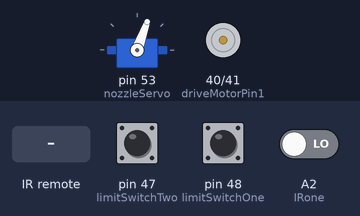
The sketch below on a simulated Arduino Mega 2560, built with avr-gcc and run on an emulated ATmega2560. Shown: servo, motor-driver pin pairs drawn as motors (green arrow = first pin HIGH = forward, orange = second pin HIGH = backward, longer = more drive, scaled by the enable pin). The inputs (shaded band) are chosen by the test bench; at power-on: pin 47 (limitSwitchTwo) LOW, pin 48 (limitSwitchOne) HIGH, A2 (IRone) LOW. The ROS host is connected and sends only what is stated.

Above: at 2.7 s.
2.8 s: infrared code 0x45 received
At 5.4 s:
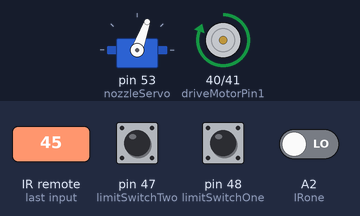
6.0 s: pin 47 (limitSwitchTwo) pulled HIGH for 1.15 s
At 7.3 s:
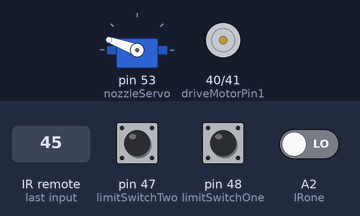
11.1 s: infrared code 0x46 received
At 14.6 s:
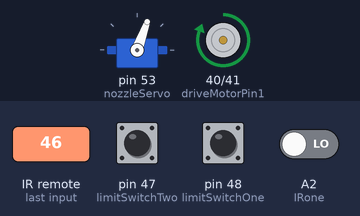
15.0 s: pin 47 (limitSwitchTwo) pulled HIGH for 3.2 s
At 16.5 s:
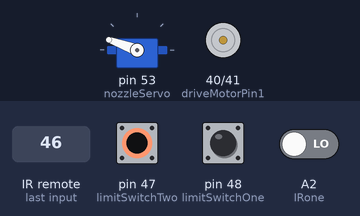
Timing chart, 0 to 22.5 s (numbered marks = the images above; inputs shaded):
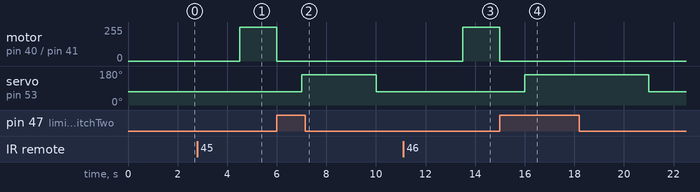

Measured:
- after the input at 2.8 s, motor on pin 40 (driveMotorPin1) / pin 41 (driveMotorPin2): stopped → forward 255/255 after 1.7 s
- after the input at 6.0 s, motor on pin 40 (driveMotorPin1) / pin 41 (driveMotorPin2): forward 255/255 → stopped at once; servo on pin 53 (nozzleServo): 70° → 160° after 1.0 s, → 70° 3.0 s later
- after the input at 11.1 s, motor on pin 40 (driveMotorPin1) / pin 41 (driveMotorPin2): stopped → forward 255/255 after 2.4 s
- after the input at 15.0 s, motor on pin 40 (driveMotorPin1) / pin 41 (driveMotorPin2): forward 255/255 → stopped at once; servo on pin 53 (nozzleServo): 70° → 160° after 1.0 s, → 70° 5.0 s later

The sketch:

ROSserialDrinkDispenser.ino
```cpp
// Cathal Mullen

#include <Servo.h>
#include <IRremote.h>

#include <ros.h>
#include <std_msgs/String.h>

// Global!!! oops
ros::NodeHandle nh;
std_msgs::String str_msg;
ros::Publisher chatter("chatter", &str_msg);

const int IRone = A2;
int IRoneState;

bool writeOut = true;

Servo nozzleServo;
const int nozzleOpen = 70;
const int nozzleClosed = 160;
const int nozzleDelay = 500;

const int pump2Pin1 = 32;
const int pump2Pin2 = 33;
const int pump2Enable = 7;

const int pump1Pin1 = 30;
const int pump1Pin2 = 31;
const int pump1Enable = 6;

int pourSize = 2000;

const int limitSwitchOne = 48;
int limitSwitchOneState;
const int limitSwitchTwo = 47;
int limitSwitchTwoState;

const int driveMotorPin1 = 40;
const int driveMotorPin2 = 41;
const int driveMotorEnable = 5;

void Up(){
  if(writeOut){
    nh.loginfo("Start Up");
  }
  limitSwitchOneState = digitalRead(limitSwitchOne);
  while (limitSwitchOneState != HIGH) {
    digitalWrite(driveMotorPin1, LOW);
    digitalWrite(driveMotorPin2, HIGH);
    limitSwitchOneState = digitalRead(limitSwitchOne);
  }
  motorOff();
  delay(1000);
  if(writeOut){
    nh.loginfo("End UP");
  }
}

void CleanPump(){
  digitalWrite(pump2Pin2, HIGH);
  delay(pourSize*2);
  digitalWrite(pump2Pin2, LOW);
  delay(nozzleDelay);
}

void motorOff(){
  if(writeOut){
    nh.loginfo("Motor Off");
  }
  digitalWrite(driveMotorPin1, LOW);
  digitalWrite(driveMotorPin2, LOW);
}

void Down(){
  if(writeOut){
    nh.loginfo("Start Down");
  }
  limitSwitchTwoState = digitalRead(limitSwitchTwo);
  while (limitSwitchTwoState != HIGH) {
    digitalWrite(driveMotorPin1, HIGH);
    digitalWrite(driveMotorPin2, LOW);
    limitSwitchTwoState = digitalRead(limitSwitchTwo);
  }
  motorOff();
  delay(1000);
  if(writeOut){
    nh.loginfo("End Down");
  }
}

void Glass(){
  if(writeOut){
    nh.loginfo("Start Glass");
  }
  while (digitalRead(IRone) != LOW) {
    nh.loginfo("No Glass present");
  }
  delay(1000);
  if(writeOut){
    nh.loginfo("End Glass");
  }
}

void Open(){
  if(writeOut){
    nh.loginfo("Start Open");
  }
  nozzleServo.write(nozzleOpen);
  delay(nozzleDelay);
  if(writeOut){
    nh.loginfo("End Open");
  }
}

void Closed(){
  if(writeOut){
    nh.loginfo("Start Closed");
  }
  nozzleServo.write(nozzleClosed);
  delay(nozzleDelay);
  if(writeOut){
    nh.loginfo("End Closed");
  }
}

void Drink1(int ratio){
  if(writeOut){
    nh.loginfo("Start Drink 1");
  }
  digitalWrite(pump1Pin1, HIGH);
  delay(pourSize * ratio);
  digitalWrite(pump1Pin1, LOW);
  delay(nozzleDelay);
  if(writeOut){
    nh.loginfo("End Drink 1");
  }
}

void Drink2(int ratio){
  if(writeOut){
    nh.loginfo("Start Drink 2");
  }
  digitalWrite(pump2Pin1, HIGH);
  delay(pourSize * ratio);
  digitalWrite(pump2Pin1, LOW);
  delay(nozzleDelay);
  if(writeOut){
    nh.loginfo("End Drink 2");
  }
}


void setup() {
  pinMode(IRone, INPUT);
  nh.initNode();
  nh.advertise(chatter);

  nozzleServo.attach(53);
  nozzleServo.write(nozzleOpen);

  const byte IR_RECEIVE_PIN = 43;
  IrReceiver.begin(IR_RECEIVE_PIN, ENABLE_LED_FEEDBACK, USE_DEFAULT_FEEDBACK_LED_PIN);


  // Motor Pins
  pinMode(driveMotorPin1, OUTPUT);
  pinMode(driveMotorPin2, OUTPUT);
  pinMode(driveMotorEnable, OUTPUT);

  // Motor Default
  digitalWrite(driveMotorPin1, LOW);
  digitalWrite(driveMotorPin2, LOW);
  digitalWrite(driveMotorEnable, HIGH);

  // Default Position of
  Open();
  Up();
}

void loop() {
  if (IrReceiver.decode()) {
    IrReceiver.resume();  // Enable receiving of the next value
  }
  if (IrReceiver.decodedIRData.command != 0) {
    checkIRcode();
  }
  delay(1000);
  IrReceiver.decodedIRData.command = 0; // Reset value
}

void checkIRcode(){
  nh.loginfo(IrReceiver.decodedIRData.command);
  if(IrReceiver.decodedIRData.command == 69){
    nh.loginfo("Remote Reciever 69 selected");
    Glass();
    Down();
    Closed();
    Drink2(1);
    Open();
    Up();
  }else if(IrReceiver.decodedIRData.command == 70){
    nh.loginfo("Remote Reciever 70 selected");
    Glass();
    Down();
    Closed();
    Drink2(2);
    Open();
    Up();
  }else if(IrReceiver.decodedIRData.command == 71){
    nh.loginfo("Remote Reciever 71 selected");
    Glass();
    Down();
    Closed();
    Drink1(1);
    Drink2(1);
    Open();
    Up();
  }else if(IrReceiver.decodedIRData.command == 68){
    nh.loginfo("Remote Reciever 68 selected");
    Glass();
    Down();
    Closed();
    Drink2(3);
    Open();
    Up();
  }
}
```
